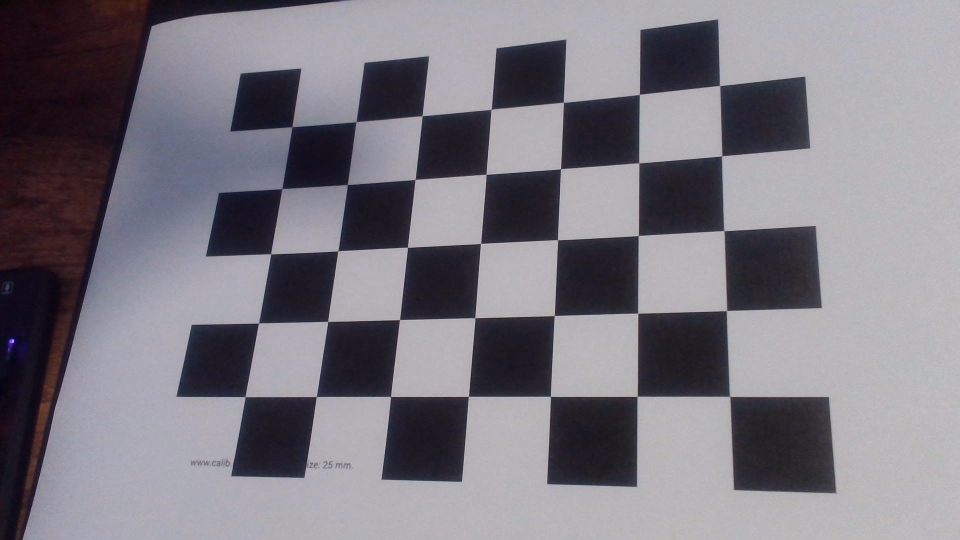
#> input picture control/calib_camara/1.jpg, 1920 x 1080 px (shown at 1/2 size); its folder holds 5 pictures in this run
$ python calibracion_guia.py
#> lines starting #> are read from the running program, lines starting #| are printed output that depends on the picture; after the words box and inside, x2 and y2 are one past the last pixel; in counts of white or black regions, pixels touching at a corner belong together

import cv2 as cv
import numpy as np
import glob # Para importar los nombres de las imágenes
import matplotlib.pyplot as plt   # Para mostrar las imágenes

#################################################
### ---- 1. Puntos en el objeto (índices) --- ###
#################################################
# --- CONFIGURA según tu tablero ---
# Para la calibración en OpenCV son importantes solamente los puntos que determinan las intersecciones internas; es decir, aquellos puntos rodeados por
# dos cuadrados negros y dos cuadrados blancos. Se puede determinar que hay 7 intersecciones internas en la horizontal (eje X),
# y 5 puntos en la vertical (eje Y), dando un total de 35 intersecciones. A estos puntos se les denomina "puntos del objeto" ("object points") y
# cada uno se representará como (Xi,Yi,0), donde Xi Yi son enteros que comienzan en cero. Así, a la primera intersección se le asociará el punto
# (0,0,0), a la segunda (1,0,0), y así hasta llegar al último punto (6,4,0).
pattern_size = (7, 5)   # ESQUINAS INTERNAS (con 8x6 cuadros → 7x5 esquinas)
#square_size  = 0.025    # cada cuadrito 25 mm → 0.025 m
# ----------------------------------


# Puntos 3D del patrón (Z=0)
# Preparar los puntos del objeto: (0,0,0), (1,0,0), (2,0,0) ..., (6,4,0)
objp = np.zeros((pattern_size[0]*pattern_size[1], 3), np.float32)
objp[:, :2] = np.mgrid[0:pattern_size[0], 0:pattern_size[1]].T.reshape(pattern_size[0]*pattern_size[1], 2)
#objp *= square_size
print("Primeros puntos:"); print(objp[0:4])
print("Últimos puntos:"); print(objp[-4:])

#################################################
### ---- 2. Puntos en la imagen (corners) --- ###
#################################################


images = sorted(glob.glob("calib_camara/*.jpg"))   # busca todas las fotos
print("Número de imágenes:", len(images))
print("Ejemplo de imagen:", images[0])
imsize = None


# Lectura de una imagen
I = cv.imread(images[0])
#> I is the input picture: shape (1080, 1920, 3); mean B, G, R 129.3, 120.9, 124

# Tamaño de la imagen
I_size = (I.shape[1], I.shape[0])
#> I_size = (1920, 1080)
print(f"Tamaño de la imagen: (x,y)=({I_size[0]}, {I_size[1]})")
#| Tamaño de la imagen: (x,y)=(1920, 1080)

# Criterio de término: epslon y máximo de iteraciones
criteria = (cv.TERM_CRITERIA_EPS + cv.TERM_CRITERIA_MAX_ITER, 30, 1e-4)

# Conversión de la imagen a escala de grises
Igray = cv.cvtColor(I, cv.COLOR_BGR2GRAY)

# Encontrar las esquinas (corners) denominadas "puntos de la imagen" ("image points")
retval, corners = cv.findChessboardCorners(Igray, pattern_size, None)
#> retval = True; corners = 35 rows, first 8: [584.2, 254], [711.8, 244.5], [844.6, 232.5], [983.1, 218.8], [1127, 204.9], [1279.3, 189], [1440.3, 171.5], [565.1, 377.6]

# Si se encuentra los puntos (corners), mostrar la imagen con los puntos
if retval == True:
    # Añadir precisión de sub-pixel
    corners2 = cv.cornerSubPix(Igray, corners, (11,11), (-1,-1), criteria)
#> corners2 = 35 rows, first 8: [584.4, 254], [712.4, 244], [844.8, 232], [982.6, 219.1], [1127.3, 205], [1279.3, 189.2], [1439.6, 171.5], [564.3, 377.8]
    # Añadir los puntos (corners) encontrados a la imagen
    cv.drawChessboardCorners(I, pattern_size, corners2, retval)
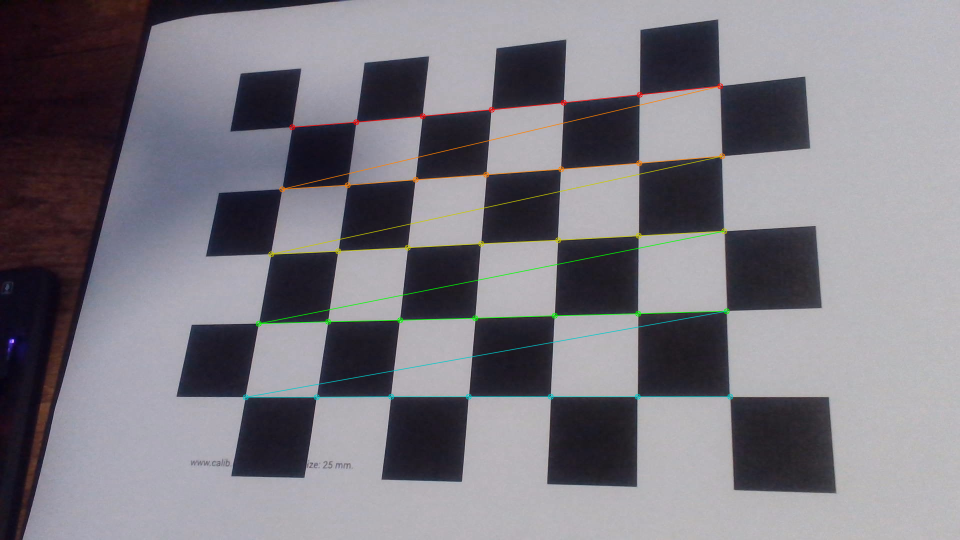
#> I: shape (1080, 1920, 3) (shown at 1/2 size); 1.33% of pixels changed, all inside (x1, y1, x2, y2) = (485, 166, 1467, 801)
    # Mostrar la imagen
    plt.figure(figsize=(8,8))
    plt.imshow(I, cmap='gray')
    plt.axis('off'); plt.show()

# Notar el orden en el que se encuentran los puntos: de izquierda a derecha y de arriba hacia abajo. E
# Este orden permite prever con antelación las coordenadas de estos puntos en 3D conociendo las dimensiones de cada cuadrado.


# A continuación se aplicará esta misma detección de esquinas pero ahora a todas las imágenes del tablero, y se agregará las
# coordenadas de las esquinas (en píxeles) a la lista 'img_points'.  Igualmente, se agregará las coordenadas (índices) de los
# puntos a la lista 'obj_points'. Debido a que se conoce el orden de los puntos, se puede prever su correspondencia en 3D
# (es decir, la correspondencia entre cada elemento de 'img_points' con los índices 'obj_points'.

# Almacén de puntos del objeto (índices) y puntos de la imagen (corners)
obj_points = []     # Puntos de cada objeto (3d)
img_points = []     # Puntos de cada imagen (2d)
show_images = False # Mostrar las imágenes?

# Bucle para todas las imágenes, buscando las "esquinas" (corners)
for idx, iname in enumerate(images):
    # Leer la imagen
    I = cv.imread(iname)
    # Convertir a escala de grises
    Igray = cv.cvtColor(I, cv.COLOR_BGR2GRAY)

    # Encontrar las esquinas (corners) internas del patrón (de cuadrados negros y blancos)
    retval, corners = cv.findChessboardCorners(Igray, pattern_size, None)

    # Si se encuentra los puntos, añadirlos a la lista
    if retval == True:
        # Incrementar la exactitud de los puntos
        corners2 = cv.cornerSubPix(Igray, corners, (11,11), (-1,-1), criteria)
        # Puntos del objeto y puntos de la imagen, para la imagen actual
        obj_points.append(objp)
        img_points.append(corners2)

        # Añadir a la imagen los puntos (corners) encontrados
        cv.drawChessboardCorners(I, pattern_size, corners, retval)

        # Almacenar las imágenes con sus esquinas ("corners")
        # cv2.imwrite('corners'+str(idx)+'.jpg', I)

        # Mostrar la imagen
        if (show_images):
            plt.imshow(I, cmap='gray')
            plt.axis('off'); plt.show()
#> pass 2 of the loop `for idx, iname in enumerate(images):`:
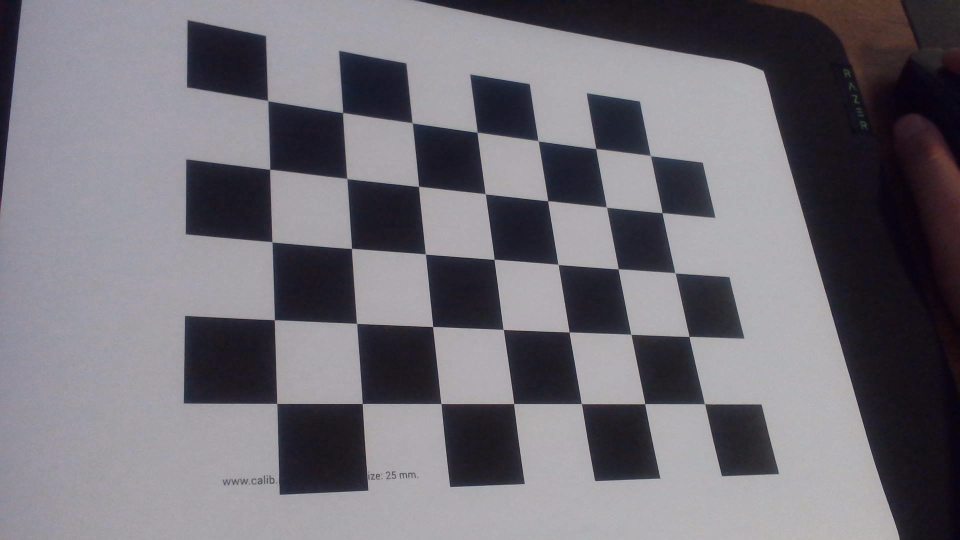
#> input picture control/calib_camara/10.jpg, 1920 x 1080 px (shown at 1/2 size)
#> I is the input picture: shape (1080, 1920, 3); mean B, G, R 118.9, 111.6, 114.3
#> `retval, corners = cv.findChessboardCorners(Igray, pattern_size, None)`: corners = 35 rows, first 8: [537.4, 201.1], [686, 225.5], [823.4, 246.7], [954, 264.5], [1076.5, 282], [1192, 297], [1299.8, 312.7], [539.5, 339]
#> `corners2 = cv.cornerSubPix(Igray, corners, (11,11), (-1,-1), criteria)`: corners2 = 35 rows, first 8: [536, 201.8], [685.8, 225.7], [824.9, 246.3], [954.6, 265], [1076.7, 282.3], [1192, 297.7], [1301.2, 311.7], [539.9, 339.1]
#> `cv.drawChessboardCorners(I, pattern_size, corners, retval)`:
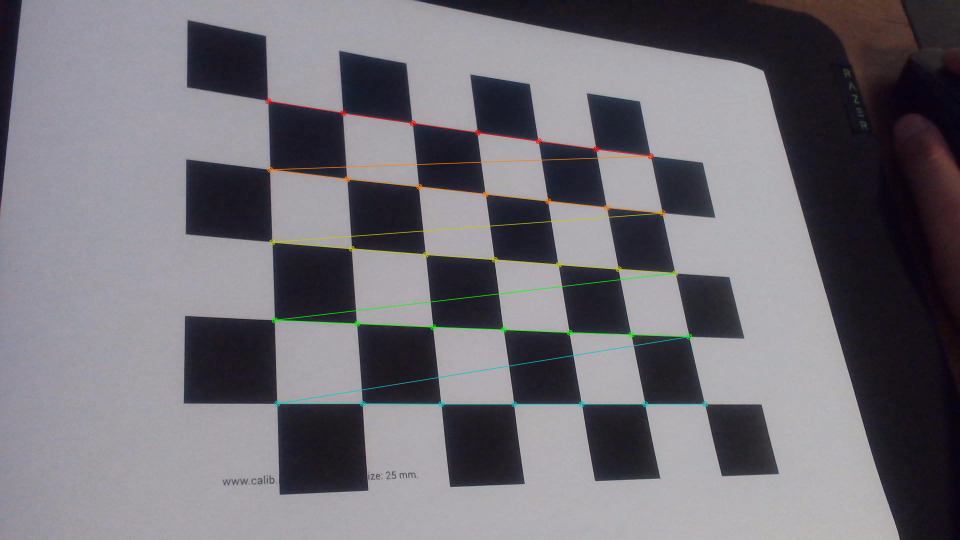
#> I: shape (1080, 1920, 3) (shown at 1/2 size); 1.18% of pixels changed, all inside (x1, y1, x2, y2) = (530, 196, 1417, 815)
#> pass 3 of the loop `for idx, iname in enumerate(images):`:
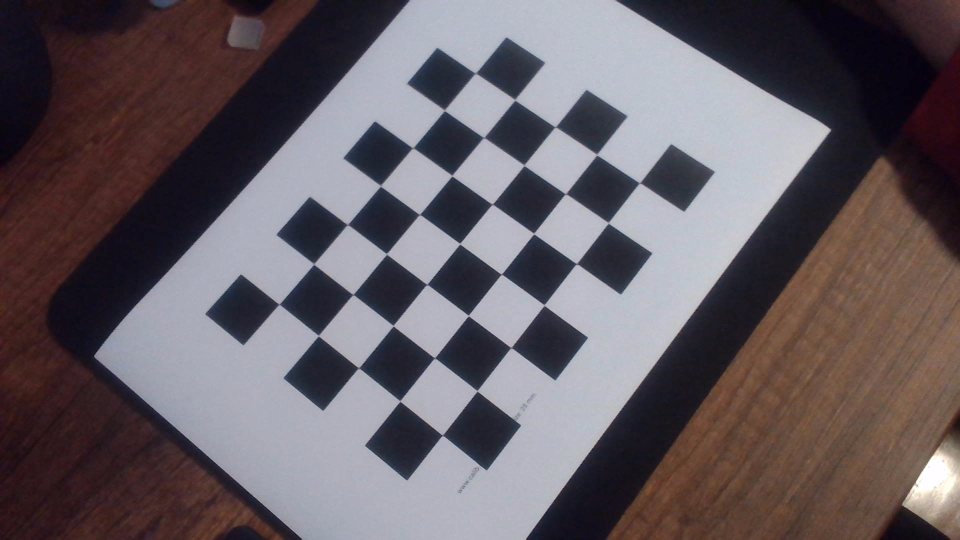
#> input picture control/calib_camara/11.jpg, 1920 x 1080 px (shown at 1/2 size)
#> I is the input picture: shape (1080, 1920, 3); mean B, G, R 97.8, 92.1, 100.6
#> `Igray = cv.cvtColor(I, cv.COLOR_BGR2GRAY)`:
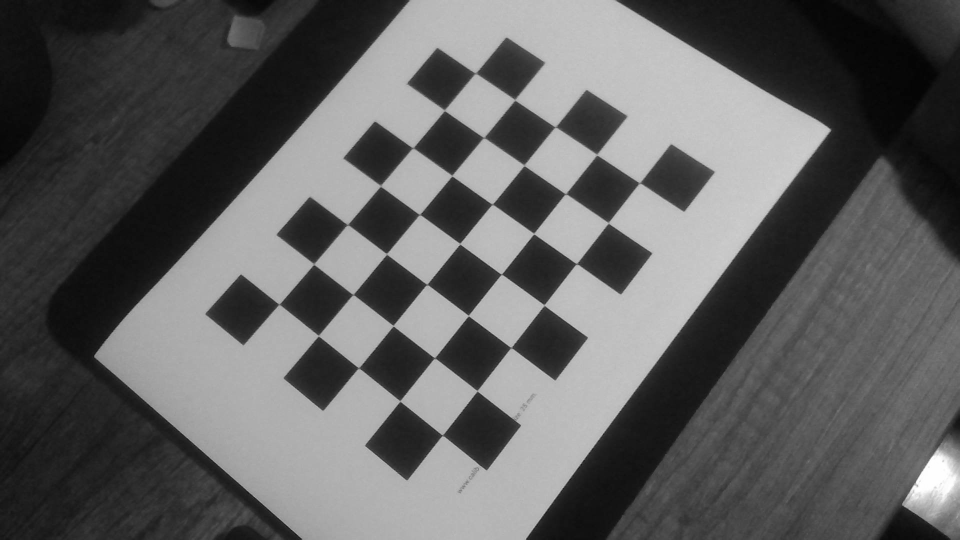
#> Igray: shape (1080, 1920) (shown at 1/2 size); min 3, max 255, mean 95.3
#> `retval, corners = cv.findChessboardCorners(Igray, pattern_size, None)`: corners = 35 rows, first 8: [557.3, 607.7], [629, 530.4], [695.5, 449.5], [761, 372], [825.6, 297.6], [889.6, 222.5], [951.5, 148.1], [637.1, 673.3]
#> `corners2 = cv.cornerSubPix(Igray, corners, (11,11), (-1,-1), criteria)`: corners2 = 35 rows, first 8: [558.6, 608.8], [628, 528.6], [695.2, 449.6], [761.4, 372.3], [826.1, 296.2], [889.2, 221.2], [951, 146.8], [637.3, 671.9]
#> `cv.drawChessboardCorners(I, pattern_size, corners, retval)`:
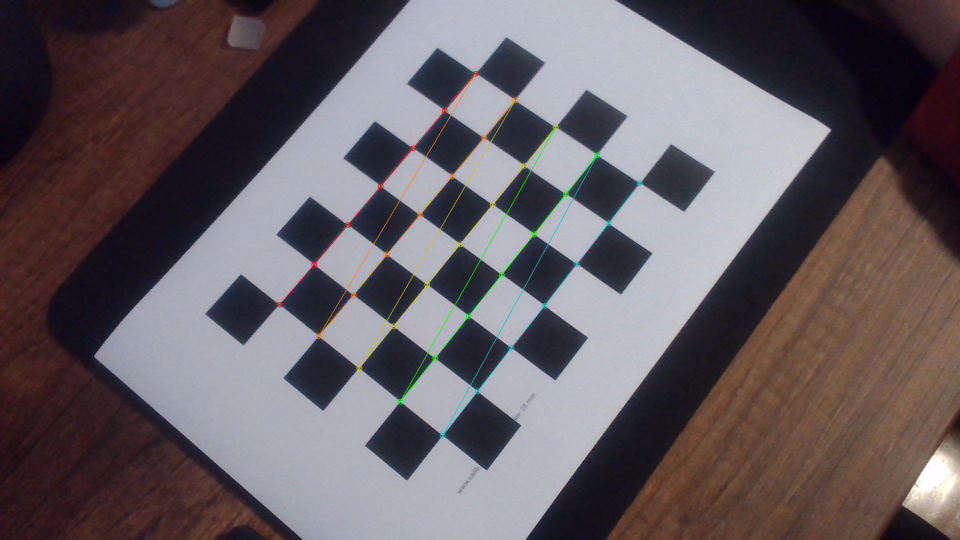
#> I: shape (1080, 1920, 3) (shown at 1/2 size); 0.81% of pixels changed, all inside (x1, y1, x2, y2) = (553, 141, 1286, 878)
#> the loop made 5 passes; the first 3 are shown


#################################################
### ---- 3. Calibración de la Cámara --- ###
#################################################

# La calibración de la cámara se realiza usando la función 'calibrateCamera', teniendo como entrada los puntos
# del objeto 'obj_points', los puntos correspondientes en la 'imagen img_points', y el tamaño de las imágenes.


# Calibración de la cámara dados los puntos objeto (3D) y los puntos imágen (corners) correspondientes
retval, M, coefs_dist, rvecs, tvecs = cv.calibrateCamera(obj_points, img_points, I_size, None, None)


# Mostrar los los parámetros
print("Matriz de calibración:"); print(np.round(M,3))
print("\nCoeficientes de distorsión:"); print(np.round(coefs_dist,3))
print("Error de reproyección promedio (RMS):", retval)

# Los parámetros pueden ser almacenados en un archivo binario, usando la biblioteca llamada pickle,
# para luego ser cargados cuando sea necesario. Los parámetros calibrados se almacenarán en formato de diccionario
# (pero en binario) en el archivo camera_params.p.

# Grabar los valores usando pickle
import pickle

# Diccionario para almacenar parámetros calibrados
params = {}
params["M"] = M
params["coefs_dist"] = coefs_dist

# Almacenar los parámetros de la cámara
pickle.dump(params, open("camera_params_2.npz", "wb")) #cambiar
print("Parámetros de la cámara: GUARDADO")


#################################################
### ---- 4. Aplicación de la Calibración a una Imagen --- ###
#################################################

# Los parámetros intrínsecos obtenidos durante la calibración de la cámara pueden ser obtenidos para quitar
# la distorsión a una imagen. Con este fin se utiliza la función cv2.undistort.

# Imagen de entrada
Iorig = cv.imread('calib_camara/14.jpg')
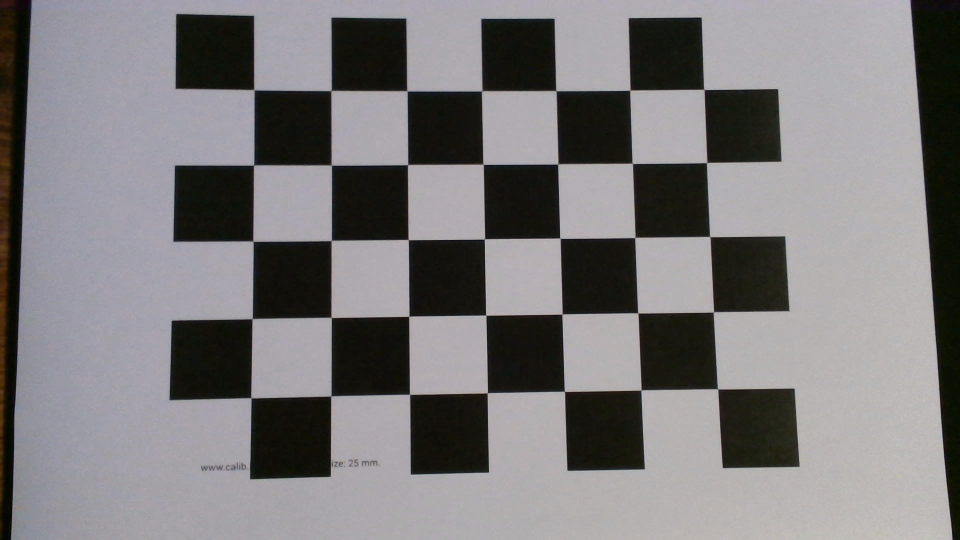
#> input picture control/calib_camara/14.jpg, 1920 x 1080 px (shown at 1/2 size)
#> Iorig is the input picture: shape (1080, 1920, 3); mean B, G, R 123.3, 121.9, 124

# Corregir la distorsión
Iundist = cv.undistort(Iorig, M, coefs_dist, None)
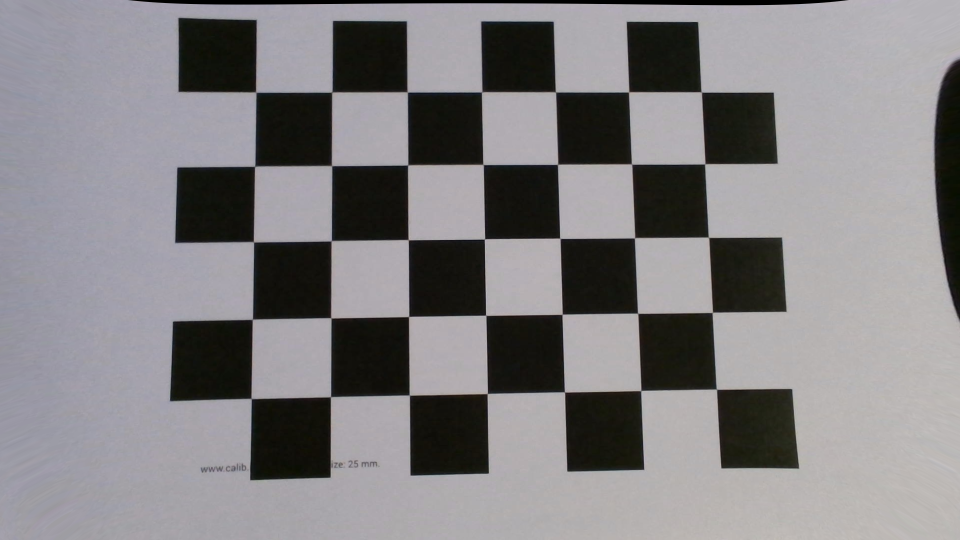
#> Iundist: shape (1080, 1920, 3) (shown at 1/2 size); mean B, G, R 130.3, 128.1, 130.2

# Visualizar
fig, (ax1, ax2) = plt.subplots(1, 2, figsize=(20,10))
ax1.imshow(Iorig)
ax1.set_title('Imagen original', fontsize=20); ax1.axis('off')
ax2.imshow(Iundist)
ax2.set_title('Imagen sin distorsión', fontsize=20); ax2.axis('off');
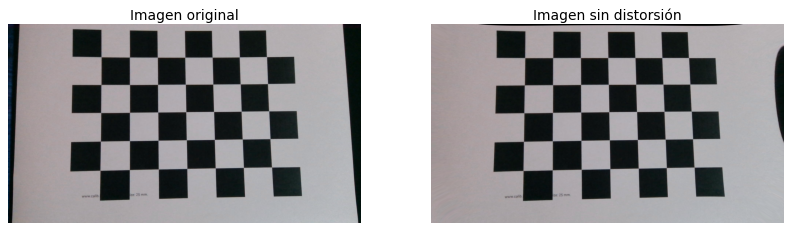
#> figure drawn by matplotlib, 2 panels; B, G, R data is drawn as R, G, B
